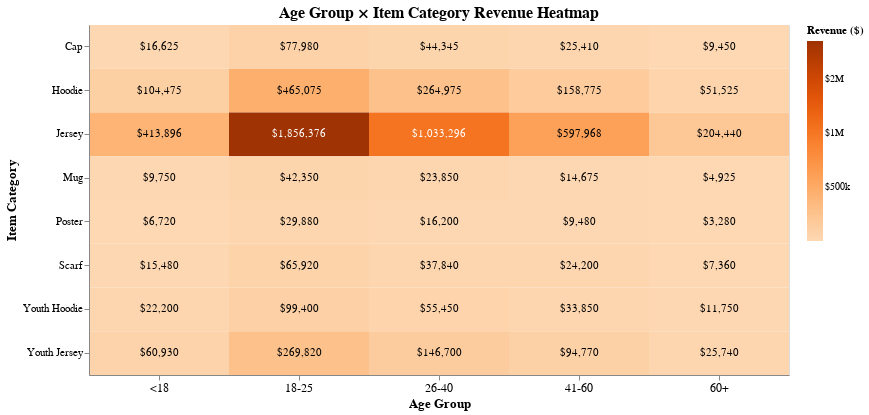

Source (notebook cell):
### Code cell
age_category_revenue = merged_spending.groupby(
    ['Final_Age_Group', 'Item_Category'], 
    as_index=False
)['Unit_Price'].sum()

age_category_revenue.columns = ['Age_Group', 'Item_Category', 'Revenue']

heatmap_pivot = age_category_revenue.pivot(
    index='Age_Group',
    columns='Item_Category',
    values='Revenue'
).fillna(0)

# sort age groups
age_order = ['<18', '18-25', '26-40', '41-60', '60+']
heatmap_pivot = heatmap_pivot.reindex(age_order)

# transform into long form
heatmap_long = heatmap_pivot.reset_index().melt(
    id_vars='Age_Group',
    var_name='Item_Category',
    value_name='Revenue'
)

# viz 
base = alt.Chart(heatmap_long).encode(
    x=alt.X('Age_Group:N', 
            title='Age Group',
            sort=age_order,
            axis=alt.Axis(labelAngle=0, labelFontSize=12)),
    y=alt.Y('Item_Category:N', 
            title='Item Category',
            axis=alt.Axis(labelFontSize=11))
)

heatmap = base.mark_rect().encode(
    color=alt.Color('Revenue:Q',
                    scale=alt.Scale(scheme='oranges'),
                    title='Revenue ($)',
                    legend=alt.Legend(format='$,.0s')),
    tooltip=[
        alt.Tooltip('Age_Group:N', title='Age Group'),
        alt.Tooltip('Item_Category:N', title='Category'),
        alt.Tooltip('Revenue:Q', title='Revenue', format='$,.0f')
    ]
)

text = base.mark_text(
    baseline='middle',
    fontSize=11).encode(
    text=alt.Text('Revenue:Q', format='$,.0f'),
    color=alt.condition(
        'datum.Revenue > ' + str(heatmap_long['Revenue'].max() * 0.5),
        alt.value('white'),
        alt.value('black')))

# add layers
chart = (heatmap + text).properties(
    width=700,
    height=350,
    title='Age Group × Item Category Revenue Heatmap').configure_axis(
    labelFontSize=12,
    titleFontSize=13).configure_title(
    fontSize=16,
    fontWeight='bold')

chart

### Figure 1 — Vega-Lite specification as saved in the notebook (floating-point values rounded to 4 significant figures)
{"config": {"view": {"continuousWidth": 300, "continuousHeight": 300}, "axis": {"labelFontSize": 12, "titleFontSize": 13}, "title": {"fontSize": 16, "fontWeight": "bold"}}, "layer": [{"mark": {"type": "rect"}, "encoding": {"color": {"field": "Revenue", "legend": {"format": "$,.0s"}, "scale": {"scheme": "oranges"}, "title": "Revenue ($)", "type": "quantitative"}, "tooltip": [{"field": "Age_Group", "title": "Age Group", "type": "nominal"}, {"field": "Item_Category", "title": "Category", "type": "nominal"}, {"field": "Revenue", "format": "$,.0f", "title": "Revenue", "type": "quantitative"}], "x": {"axis": {"labelAngle": 0, "labelFontSize": 12}, "field": "Age_Group", "sort": ["<18", "18-25", "26-40", "41-60", "60+"], "title": "Age Group", "type": "nominal"}, "y": {"axis": {"labelFontSize": 11}, "field": "Item_Category", "title": "Item Category", "type": "nominal"}}}, {"mark": {"type": "text", "baseline": "middle", "fontSize": 11}, "encoding": {"color": {"condition": {"test": "datum.Revenue > 928188.0", "value": "white"}, "value": "black"}, "text": {"field": "Revenue", "format": "$,.0f", "type": "quantitative"}, "x": {"axis": {"labelAngle": 0, "labelFontSize": 12}, "field": "Age_Group", "sort": ["<18", "18-25", "26-40", "41-60", "60+"], "title": "Age Group", "type": "nominal"}, "y": {"axis": {"labelFontSize": 11}, "field": "Item_Category", "title": "Item Category", "type": "nominal"}}}], "data": {"name": "data-9927ae9f1a553963b9506999b3bd28de"}, "height": 350, "title": "Age Group × Item Category Revenue Heatmap", "width": 700, "$schema": "https://vega.github.io/schema/vega-lite/v5.20.1.json", "datasets": {"data-9927ae9f1a553963b9506999b3bd28de": [{"Age_Group": "<18", "Item_Category": "Cap", "Revenue": 16625}, {"Age_Group": "18-25", "Item_Category": "Cap", "Revenue": 77980}, {"Age_Group": "26-40", "Item_Category": "Cap", "Revenue": 44345}, {"Age_Group": "41-60", "Item_Category": "Cap", "Revenue": 25410}, {"Age_Group": "60+", "Item_Category": "Cap", "Revenue": 9450}, {"Age_Group": "<18", "Item_Category": "Hoodie", "Revenue": 104475}, {"Age_Group": "18-25", "Item_Category": "Hoodie", "Revenue": 465075}, {"Age_Group": "26-40", "Item_Category": "Hoodie", "Revenue": 264975}, {"Age_Group": "41-60", "Item_Category": "Hoodie", "Revenue": 158775}, {"Age_Group": "60+", "Item_Category": "Hoodie", "Revenue": 51525}, {"Age_Group": "<18", "Item_Category": "Jersey", "Revenue": 413896}, {"Age_Group": "18-25", "Item_Category": "Jersey", "Revenue": 1856376}, {"Age_Group": "26-40", "Item_Category": "Jersey", "Revenue": 1033296}, {"Age_Group": "41-60", "Item_Category": "Jersey", "Revenue": 597968}, {"Age_Group": "60+", "Item_Category": "Jersey", "Revenue": 204440}, {"Age_Group": "<18", "Item_Category": "Mug", "Revenue": 9750}, {"Age_Group": "18-25", "Item_Category": "Mug", "Revenue": 42350}, {"Age_Group": "26-40", "Item_Category": "Mug", "Revenue": 23850}, {"Age_Group": "41-60", "Item_Category": "Mug", "Revenue": 14675}, {"Age_Group": "60+", "Item_Category": "Mug", "Revenue": 4925}, {"Age_Group": "<18", "Item_Category": "Poster", "Revenue": 6720}, {"Age_Group": "18-25", "Item_Category": "Poster", "Revenue": 29880}, {"Age_Group": "26-40", "Item_Category": "Poster", "Revenue": 16200}, {"Age_Group": "41-60", "Item_Category": "Poster", "Revenue": 9480}, {"Age_Group": "60+", "Item_Category": "Poster", "Revenue": 3280}, {"Age_Group": "<18", "Item_Category": "Scarf", "Revenue": 15480}, {"Age_Group": "18-25", "Item_Category": "Scarf", "Revenue": 65920}, {"Age_Group": "26-40", "Item_Category": "Scarf", "Revenue": 37840}, {"Age_Group": "41-60", "Item_Category": "Scarf", "Revenue": 24200}, {"Age_Group": "60+", "Item_Category": "Scarf", "Revenue": 7360}, {"Age_Group": "<18", "Item_Category": "Youth Hoodie", "Revenue": 22200}, {"Age_Group": "18-25", "Item_Category": "Youth Hoodie", "Revenue": 99400}, {"Age_Group": "26-40", "Item_Category": "Youth Hoodie", "Revenue": 55450}, {"Age_Group": "41-60", "Item_Category": "Youth Hoodie", "Revenue": 33850}, {"Age_Group": "60+", "Item_Category": "Youth Hoodie", "Revenue": 11750}, {"Age_Group": "<18", "Item_Category": "Youth Jersey", "Revenue": 60930}, {"Age_Group": "18-25", "Item_Category": "Youth Jersey", "Revenue": 269820}, {"Age_Group": "26-40", "Item_Category": "Youth Jersey", "Revenue": 146700}, {"Age_Group": "41-60", "Item_Category": "Youth Jersey", "Revenue": 94770}, {"Age_Group": "60+", "Item_Category": "Youth Jersey", "Revenue": 25740}]}}
